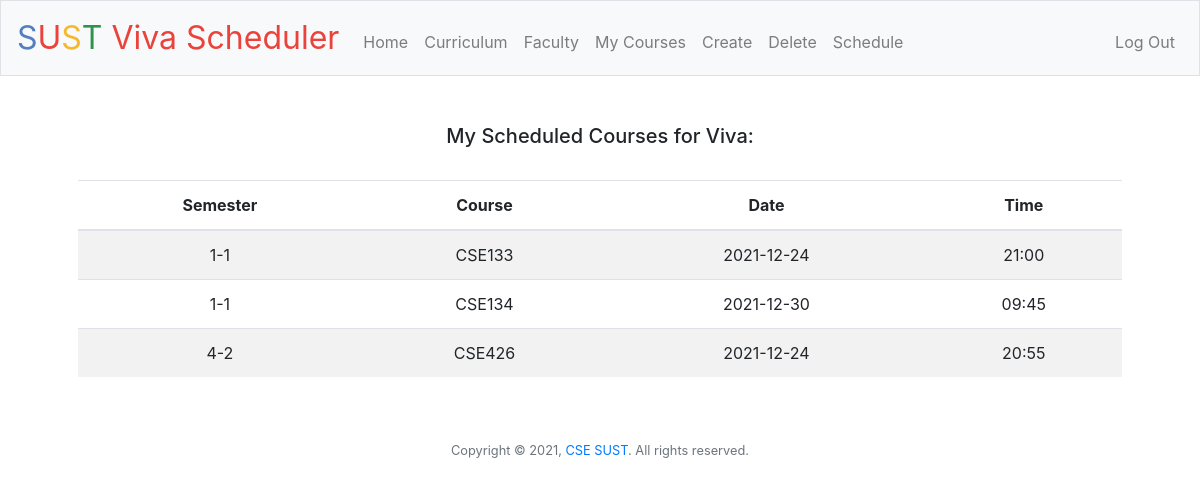
/course_teacher (signed in), run on the app's committed database.
### tables this page shows
CREATE TABLE courses (user_id INTEGER, name TEXT, semester TEXT, course TEXT, date TEXT, time TEXT, FOREIGN KEY(user_id) REFERENCES users(id));

### application.py (the view)
@app.route("/course_teacher")
@login_required
def course_teacher():
    id = session["user_id"]
    courses = db.execute("SELECT * FROM courses WHERE user_id = ? ORDER BY course", id)
    return render_template("teacher.html", courses=courses)

### application.py (called while the page is built)
@app.after_request
def after_request(response):
    response.headers["Cache-Control"] = "no-cache, no-store, must-revalidate"
    response.headers["Expires"] = 0
    response.headers["Pragma"] = "no-cache"
    return response

### helpers.py (called while the page is built)
def login_required(f):
    @wraps(f)
    def decorated_function(*args, **kwargs):
        if session.get("user_id") is None:
            return redirect("/login")
        return f(*args, **kwargs)
    return decorated_function

### templates/teacher.html (shortened to what this page needs)
{% extends "layout.html" %}
{% block main %}
    <h5>My Scheduled Courses for Viva:</h5>
    <br>
    <table class="table table-striped">
        <thead>
            <tr>
                <th>Semester</th>
                <th>Course</th>
                <th>Date</th>
                <th>Time</th>
            </tr>
        </thead>
        <tbody>
            {% for row in courses %}
                <tr>
                    <td>{{ row.semester }}</td>
                    <td>{{ row.course }}</td>
                    <td>{{ row.date }}</td>
                    <td>{{ row.time }}</td>
                </tr>
            {% endfor %}
        </tbody>
    </table>
{% endblock %}

### data on the page
courses: semester "1-1", course "CSE133", date "2021-12-24", time "21:00"
courses: semester "1-1", course "CSE134", date "2021-12-30", time "09:45"
courses: semester "4-2", course "CSE426", date "2021-12-24", time "20:55"
